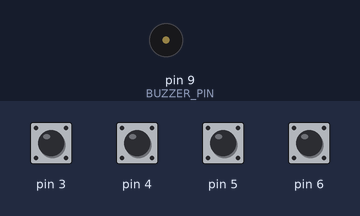
Bench run of a sketch on a simulated Arduino Uno, built with avr-gcc and run on an emulated ATmega328P. Shown: buzzer (waves = sounding). The test bench sets the inputs (shaded band); at power-on: pin 3–6 HIGH.

Above: at 1.2 s.
1.3 s: pin 3 pulled LOW for 1 s
At 1.7 s:
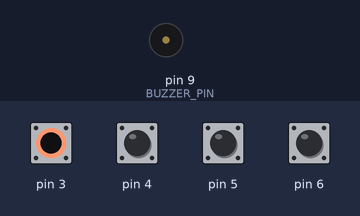
3.8 s: pin 4 pulled LOW for 1 s
At 6.2 s:
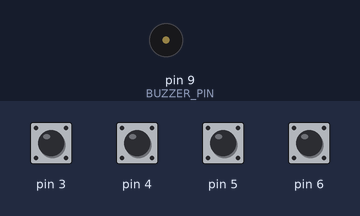
Timing chart, 0 to 7.7 s (numbered marks = the images above; inputs shaded):
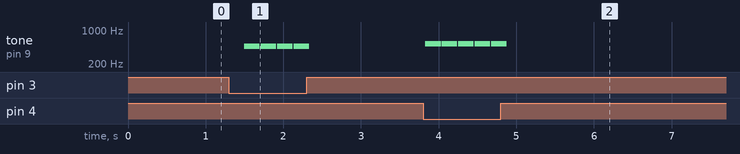

Measured:
- after the input at 1.3 s, tone on pin 9 (BUZZER_PIN): alternates 466 Hz for 0.20 s and silent for 0.01 s, 8 changes in all, then stays silent, starting after 0.20 s
- after the input at 3.8 s, tone on pin 9 (BUZZER_PIN): alternates 523 Hz for 0.20 s and silent for 0.01 s, 10 changes in all, then stays silent, starting at once

The sketch:

CapSensePiano.ino
```cpp
#include <CapacitiveSensor.h>
#include "pitches.h"

#define COMMON_PIN      2    // The common 'send' pin for all keys
#define BUZZER_PIN      9   // The output pin for the piezo buzzer
#define NUM_OF_SAMPLES  30   // Higher number whens more delay but more consistent readings
#define CAP_THRESHOLD   60  // Capactive reading that triggers a note (adjust to fit your needs)
#define NUM_OF_KEYS     8    // Number of keys that are on the keyboar


//// Each key corresponds to a note, which are defined here. Uncomment the scale that you want to use:
////int notes[]={NOTE_C4,NOTE_D4,NOTE_E4,NOTE_F4,NOTE_G4,NOTE_A4,NOTE_B4,NOTE_C5}; // C-Major scale
////int notes[]={NOTE_A4,NOTE_B4,NOTE_C5,NOTE_D5,NOTE_E5,NOTE_F5,NOTE_G5,NOTE_A5}; // A-Minor scale
int notes[]={NOTE_C4,NOTE_DS4,NOTE_F4,NOTE_FS4,NOTE_G4,NOTE_AS4,NOTE_C5,NOTE_DS5}; // C Blues scale

CapacitiveSensor   cs_3_2 = CapacitiveSensor(2,3);

CapacitiveSensor   cs_4_2 = CapacitiveSensor(2,4);
CapacitiveSensor   cs_5_2 = CapacitiveSensor(2,5);

CapacitiveSensor   cs_6_2 = CapacitiveSensor(2,6);

void setup()
{
   cs_3_2.set_CS_AutocaL_Millis(0xFFFFFFFF); //Calibrate the sensor...
   cs_5_2.set_CS_AutocaL_Millis(0xFFFFFFFF);

   cs_4_2.set_CS_AutocaL_Millis(0xFFFFFFFF); //Calibrate the sensor...
   cs_6_2.set_CS_AutocaL_Millis(0xFFFFFFFF);
   pinMode(BUZZER_PIN, OUTPUT);
   Serial.begin(9600);
}

void loop()
{
    long total1 =  cs_3_2.capacitiveSensor(30);
    long total2 =  cs_4_2.capacitiveSensor(30);
long total3 =  cs_5_2.capacitiveSensor(30);
    long total4 =  cs_6_2.capacitiveSensor(30);


if(total1>60){
  tone(BUZZER_PIN, notes[5]);
}
else if(total2>60){
  tone(BUZZER_PIN, notes[6]);
}

else if(total3>60){
  tone(BUZZER_PIN, notes[7]);
}
else if(total4>60){
  tone(BUZZER_PIN, notes[8]);
}
delay(200);
noTone(BUZZER_PIN);
}
```

pitches.h
```cpp
// This file contains a list of 8 octaves worth of pitches
//  that correspond to notes on the piano.
#define NOTE_B0  31
#define NOTE_C1  33
#define NOTE_CS1 35
#define NOTE_D1  37
#define NOTE_DS1 39
#define NOTE_E1  41
#define NOTE_F1  44
#define NOTE_FS1 46
#define NOTE_G1  49
#define NOTE_GS1 52
#define NOTE_A1  55
#define NOTE_AS1 58
#define NOTE_B1  62
#define NOTE_C2  65
#define NOTE_CS2 69
#define NOTE_D2  73
#define NOTE_DS2 78
#define NOTE_E2  82
#define NOTE_F2  87
#define NOTE_FS2 93
#define NOTE_G2  98
#define NOTE_GS2 104
#define NOTE_A2  110
#define NOTE_AS2 117
#define NOTE_B2  123
#define NOTE_C3  131
#define NOTE_CS3 139
#define NOTE_D3  147
#define NOTE_DS3 156
#define NOTE_E3  165
#define NOTE_F3  175
#define NOTE_FS3 185
#define NOTE_G3  196
#define NOTE_GS3 208
#define NOTE_A3  220
#define NOTE_AS3 233
#define NOTE_B3  247
#define NOTE_C4  262
#define NOTE_CS4 277
#define NOTE_D4  294
#define NOTE_DS4 311
#define NOTE_E4  330
#define NOTE_F4  349
#define NOTE_FS4 370
#define NOTE_G4  392
#define NOTE_GS4 415
#define NOTE_A4  440
#define NOTE_AS4 466
#define NOTE_B4  494
#define NOTE_C5  523
#define NOTE_CS5 554
#define NOTE_D5  587
#define NOTE_DS5 622
#define NOTE_E5  659
#define NOTE_F5  698
#define NOTE_FS5 740
#define NOTE_G5  784
#define NOTE_GS5 831
#define NOTE_A5  880
#define NOTE_AS5 932
#define NOTE_B5  988
#define NOTE_C6  1047
#define NOTE_CS6 1109
#define NOTE_D6  1175
#define NOTE_DS6 1245
#define NOTE_E6  1319
#define NOTE_F6  1397
#define NOTE_FS6 1480
#define NOTE_G6  1568
#define NOTE_GS6 1661
#define NOTE_A6  1760
#define NOTE_AS6 1865
#define NOTE_B6  1976
#define NOTE_C7  2093
#define NOTE_CS7 2217
#define NOTE_D7  2349
#define NOTE_DS7 2489
#define NOTE_E7  2637
#define NOTE_F7  2794
#define NOTE_FS7 2960
#define NOTE_G7  3136
#define NOTE_GS7 3322
#define NOTE_A7  3520
#define NOTE_AS7 3729
#define NOTE_B7  3951
#define NOTE_C8  4186
#define NOTE_CS8 4435
#define NOTE_D8  4699
#define NOTE_DS8 4978
```
